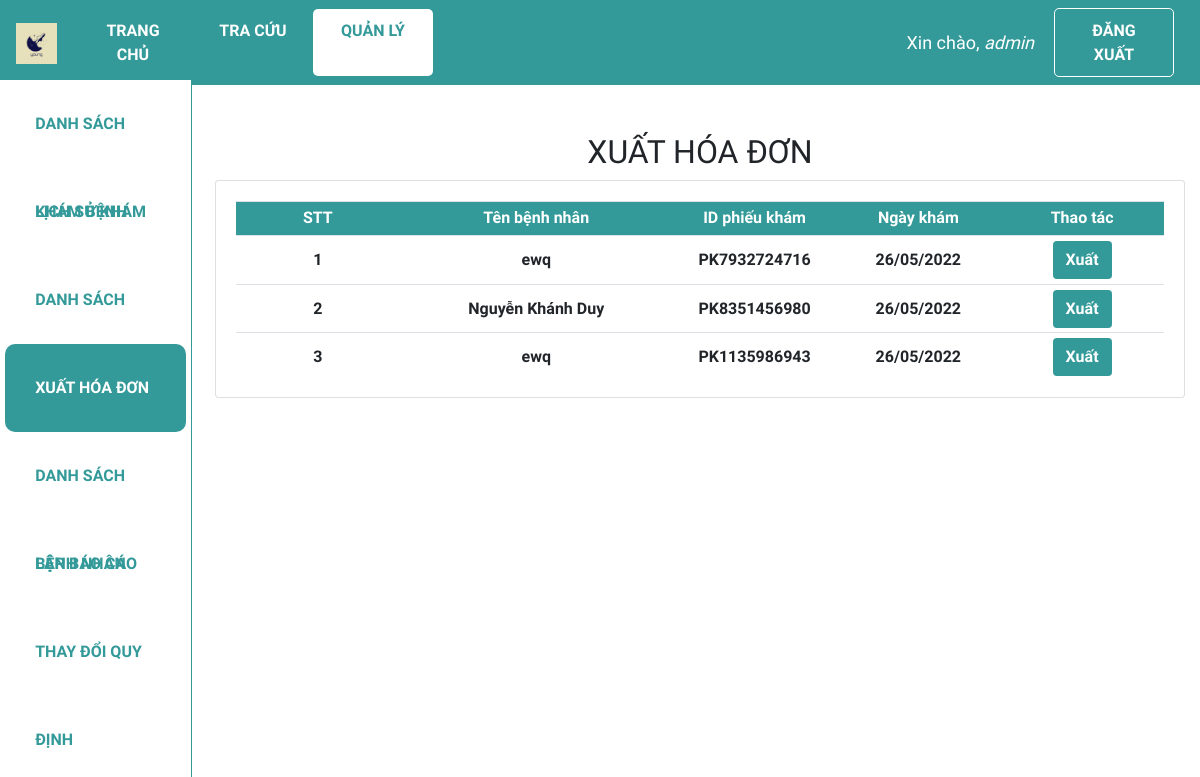
The page /xuathoadon (signed in) on the database its author committed.
### web_core/models.py (models this page shows, shortened)
class PHIEUKHAM(models.Model):
    id = ShortUUIDField(
        verbose_name = 'ID phiếu khám',
        length=10,
        max_length=40,
        prefix="PK",
        alphabet="0123456789",
        primary_key=True
    )
    id_benhnhan = models.ForeignKey(BENHNHAN, on_delete = models.CASCADE,verbose_name = 'ID bệnh nhân', null = True)
    ngay_kham = models.DateTimeField('Ngày khám', auto_now_add = True)
    trieu_chung = models.CharField('Triệu chứng', max_length = 100, blank = False)
    loai_benh = models.ForeignKey(DANHMUC, on_delete = models.CASCADE, limit_choices_to = {'loai':'Bệnh'}, related_name = 'benh',verbose_name = 'Loại bệnh',null = True)

class BENHNHAN(models.Model):
    GIOITINH = (
        ('Nam','Nam'),
        ('Nữ','Nữ'),
    )
    id = ShortUUIDField(
        verbose_name = 'ID bệnh nhân',
        length=10,
        max_length=40,
        prefix="BN",
        alphabet="0123456789",
        primary_key=True)
    ho_ten = models.CharField('Họ tên', max_length = 100)
    gioi_tinh = models.CharField('Giới tính', max_length = 3, choices = GIOITINH)
    ngay_sinh = models.DateField('Ngày sinh', default = '01/01/1990', null=True)
    dia_chi = models.CharField('Địa chỉ', max_length = 255, null = True)

### web_core/views.py (the view)
# urls.py: path('xuathoadon', views.xuathoadon, name='quanli_xuathoadon'),
@login_required(login_url='login')
def xuathoadon(request):
    phieukhams = PHIEUKHAM.objects.all()
    enum_xhd = enumerate(phieukhams,start = 1)
    context = {'phieukhams':phieukhams, 'enum_xhd':enum_xhd}
    return render(request, 'web_core/xuathoadon.html', context)

### web_core/templates/web_core/xuathoadon.html (shortened to what this page needs)
{% extends 'web_core/main.html' %}
{% block content %}
<div class="row">
    <div class="col-md-2">
        {% include 'web_core/sidebar.html' %}
    </div>
    <div class="col-md-10">
        <h2 class="table-title" style>XUẤT HÓA ĐƠN</h2>
        <div class="card card-body">
            <table class='table table-sm'>
                <tr class="table-head">
                    <th class="small-content">STT</th>
                    <th class="mid-content">Tên bệnh nhân</th>
                    <th class="small-content">ID phiếu khám</th>
                    <th class="small-content">Ngày khám</th>
                    <th class="small-content">Thao tác</th>
                </tr>
                {% for index, phieukham in enum_xhd %}
                <tr>
                    <th class="small-content">{{index}}</th>
                    <th class="mid-content">{{phieukham.id_benhnhan.ho_ten}} </th>
                    <th class="small-content">{{phieukham.id}}</th>
                    <th class="small-content">{{phieukham.ngay_kham|date:"d/m/Y"}}</th>
                    <th class="small-content">
                        <a class='btn add-btn' href="{% url 'quanli_xuathoadon_hoadon' phieukham.id%}">Xuất</a>
                    </th>
                </tr>
                {% endfor %}
            </table>
        </div>
    </div>
</div>
{% endblock %}

### web_core/templates/web_core/navbar.html (shortened to what this page needs)
{% load static %}
<nav class="navbar navbar-expand-lg my-navbar">
    <a href="{% url 'home' %}">
        <img class="navbar-brand" alt="logo-brand" src="{% static 'images/favicon.png' %}" height="50"
            style="padding-bottom: 0.25rem" />
    </a>
    <div class="collapse navbar-collapse" id="navbarNavAltMarkup">
        {% with request.resolver_match.url_name as url_name %}
        <div class="navbar-nav">
            <a class="nav-item nav-link my-nav-item {% if url_name == 'home' %}my-nav-active{% endif %}"
                href="{% url 'home' %}">Trang chủ</a>
            <a class="nav-item nav-link my-nav-item {% if url_name == 'lsk_guest' %}my-nav-active{% endif %}"
                href="{% url 'lsk_guest' %}">Tra cứu</a>
            <a class="nav-item nav-link my-nav-item {% if 'quanli' in url_name %}my-nav-active{% endif %}"
                href="{% url 'quanli_dskb' %}">Quản lý</a>
        </div>
        {% endwith %}
    </div>
    {% with request.resolver_match.url_name as url_name %}
    {% if request.user.is_authenticated %}
    <span class="hello-msg">Xin chào, <span> {{request.user}} </span></span>
    <a class="nav-item nav-link my-nav-item my-btn" href="{% url 'logout' %}">Đăng xuất</a>
    {% else %}
    <a class="nav-item nav-link my-nav-item my-btn {% if url_name == 'login' %}my-nav-active{% endif %}"
        href="{% url 'login' %}">Đăng nhập</a>
    {% endif %}
    {% endwith %}
</nav>

### web_core/static/css/main.css (style rules this page uses)
* { font-family: 'Baloo 2', cursive; }
html, body { margin: 0; padding: 0; height: 100%; overflow-x: hidden; }

### web_core/templates/web_core/navbar.html (style rules this page uses)
.my-navbar { color: #fff; background-color: #399; }
.my-nav-item { color: #fff; font-weight: bold; padding: 0.6rem 1rem !important; text-transform: uppercase; border-radius: 5px; width: 120px; text-align: center; }
.my-nav-active, .my-nav-active:hover { color: #399; background-color: #fff; }
.my-btn { border: 1px solid #fff; margin-right: 10px; }
.hello-msg { font-size: 18px; color: #fff; margin-right: 20px; }
.hello-msg>span { font-style: italic; }

### web_core/templates/web_core/xuathoadon.html (style rules this page uses)
.col-md-2 { padding: 0; }
.col-md-10 { margin-top: 3rem; }
.card-body { padding-bottom: 0rem; }
.table-title { text-align: center; }
.table td, .table th { vertical-align: middle; }
th { text-align: center; }
th.small-content { width: 150px; }
th.mid-content { width: 250px; }
.table-head { color: #ffff; background-color: #399; }
.btn.add-btn { font-weight: bold; color: #fff; background-color: #399; }

### rows shown on the page
PHIEUKHAM: index "1", id_benhnhan.ho_ten "ewq", id "PK7932724716", ngay_kham "26/05/2022"
PHIEUKHAM: index "2", id_benhnhan.ho_ten "Nguyễn Khánh Duy", id "PK8351456980", ngay_kham "26/05/2022"
PHIEUKHAM: index "3", id_benhnhan.ho_ten "ewq", id "PK1135986943", ngay_kham "26/05/2022"

### other values the page prints
{{ request.user }} "admin"
